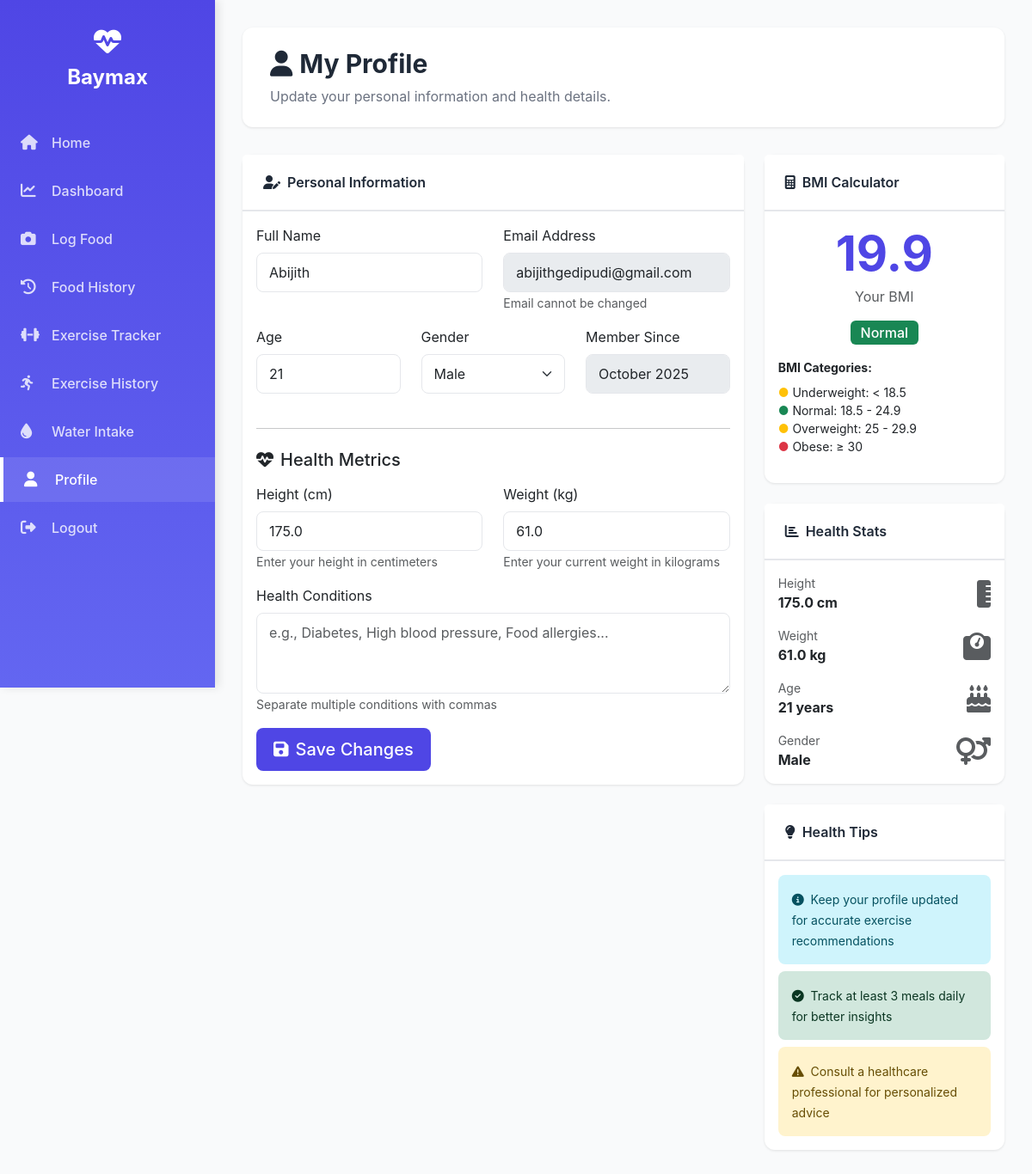
Screenshot of /profile (signed in) with the database file from the repository.
### app.py (models this page shows)
class User(UserMixin, db.Model):
    id = db.Column(db.Integer, primary_key=True)
    email = db.Column(db.String(150), unique=True, nullable=False)
    password_hash = db.Column(db.String(200), nullable=False)
    name = db.Column(db.String(150))
    height_cm = db.Column(db.Float, nullable=True)
    weight_kg = db.Column(db.Float, nullable=True)
    age = db.Column(db.Integer, nullable=True)
    gender = db.Column(db.String(20), nullable=True)
    conditions = db.Column(db.String(500), nullable=True)
    created_at = db.Column(db.DateTime, default=datetime.utcnow)

### app.py (the view, shortened to what this page needs)
@app.route('/profile', methods=['GET', 'POST'])
@login_required
def profile():
    return render_template('profile.html')

### app.py (called while the page is built)
@login_manager.user_loader
def load_user(user_id):
    return User.query.get(int(user_id))

### templates/profile.html (shortened to what this page needs)
{% extends "base.html" %}
{% block content %}
<div class="content-header">
    <h1><i class="fas fa-user me-2"></i>My Profile</h1>
    <p>Update your personal information and health details.</p>
</div>
<div class="row g-4">
    <div class="col-lg-8">
        <div class="card">
            <div class="card-header">
                <i class="fas fa-user-edit me-2"></i>Personal Information
            </div>
            <div class="card-body">
                <form method="post">
                    <div class="row">
                        <div class="col-md-6 mb-3">
                            <label class="form-label">Full Name</label>
                            <input type="text" name="name" class="form-control" value="{{ current_user.name or '' }}" placeholder="Enter your name">
                        </div>
                        <div class="col-md-6 mb-3">
                            <label class="form-label">Email Address</label>
                            <input type="email" class="form-control" value="{{ current_user.email }}" disabled>
                            <small class="text-muted">Email cannot be changed</small>
                        </div>
                    </div>
                    <div class="row">
                        <div class="col-md-4 mb-3">
                            <label class="form-label">Age</label>
                            <input type="number" name="age" class="form-control" value="{{ current_user.age or '' }}" placeholder="25">
                        </div>
                        <div class="col-md-4 mb-3">
                            <label class="form-label">Gender</label>
                            <select name="gender" class="form-select">
                                <option value="male" {% if current_user.gender == 'male' %}selected{% endif %}>Male</option>
                            </select>
                        </div>
                        <div class="col-md-4 mb-3">
                            <label class="form-label">Member Since</label>
                            <input type="text" class="form-control" value="{{ current_user.created_at.strftime('%B %Y') }}" disabled>
                        </div>
                    </div>
                    <hr class="my-4">
                    <h5 class="mb-3"><i class="fas fa-heartbeat me-2"></i>Health Metrics</h5>
                    <div class="row">
                        <div class="col-md-6 mb-3">
                            <label class="form-label">Height (cm)</label>
                            <input type="number" step="0.1" name="height_cm" class="form-control" value="{{ current_user.height_cm or '' }}" placeholder="170">
                            <small class="text-muted">Enter your height in centimeters</small>
                        </div>
                        <div class="col-md-6 mb-3">
                            <label class="form-label">Weight (kg)</label>
                            <input type="number" step="0.1" name="weight_kg" class="form-control" value="{{ current_user.weight_kg or '' }}" placeholder="70">
                            <small class="text-muted">Enter your current weight in kilograms</small>
                        </div>
                    </div>
                    <div class="mb-3">
                        <label class="form-label">Health Conditions</label>
                        <textarea name="conditions" class="form-control" rows="3" placeholder="e.g., Diabetes, High blood pressure, Food allergies...">{{ current_user.conditions or '' }}</textarea>
                        <small class="text-muted">Separate multiple conditions with commas</small>
                    </div>
                    <button type="submit" class="btn btn-primary btn-lg">
                        <i class="fas fa-save me-2"></i>Save Changes
                    </button>
                </form>
            </div>
        </div>
    </div>
    <div class="col-lg-4">
        <div class="card mb-4">
            <div class="card-header">
                <i class="fas fa-calculator me-2"></i>BMI Calculator
            </div>
            <div class="card-body">
                {% if current_user.height_cm and current_user.weight_kg %}
                    {% set height_m = current_user.height_cm / 100 %}
                    {% set bmi = current_user.weight_kg / (height_m * height_m) %}
                    <div class="text-center mb-3">
                        <h2 class="display-4 fw-bold mb-1" style="color: #4F46E5;">{{ bmi|round(1) }}</h2>
                        <p class="text-muted mb-0">Your BMI</p>
                    </div>
                    {% if bmi < 18.5 %}
                        {% set category = "Underweight" %}
                        {% set color = "warning" %}
                    {% elif bmi < 25 %}
                        {% set category = "Normal" %}
                        {% set color = "success" %}
                    {% elif bmi < 30 %}
                        {% set category = "Overweight" %}
                        {% set color = "warning" %}
                    {% else %}
                        {% set category = "Obese" %}
                        {% set color = "danger" %}
                    {% endif %}
                    <div class="text-center mb-3">
                        <span class="badge bg-{{ color }} fs-6">{{ category }}</span>
                    </div>
                    <div class="small">
                        <strong>BMI Categories:</strong>
                        <ul class="list-unstyled mt-2">
                            <li><span class="text-warning">●</span> Underweight: &lt; 18.5</li>
                            <li><span class="text-success">●</span> Normal: 18.5 - 24.9</li>
                            <li><span class="text-warning">●</span> Overweight: 25 - 29.9</li>
                            <li><span class="text-danger">●</span> Obese: ≥ 30</li>
                        </ul>
                    </div>
                {% else %}
                    <div class="text-center py-4">
                        <i class="fas fa-calculator fa-3x text-muted mb-3"></i>
                        <p class="text-muted">Enter your height and weight to calculate your BMI</p>
                    </div>
                {% endif %}
            </div>
        </div>
        <div class="card mb-4">
            <div class="card-header">
                <i class="fas fa-chart-bar me-2"></i>Health Stats
            </div>
            <div class="card-body">
                <div class="d-flex justify-content-between align-items-center mb-3">
                    <div>
                        <small class="text-muted d-block">Height</small>
                        <strong>{{ current_user.height_cm or '---' }} cm</strong>
                    </div>
                    <i class="fas fa-ruler-vertical fa-2x text-muted"></i>
                </div>
                <div class="d-flex justify-content-between align-items-center mb-3">
                    <div>
                        <small class="text-muted d-block">Weight</small>
                        <strong>{{ current_user.weight_kg or '---' }} kg</strong>
                    </div>
                    <i class="fas fa-weight fa-2x text-muted"></i>
                </div>
                <div class="d-flex justify-content-between align-items-center mb-3">
                    <div>
                        <small class="text-muted d-block">Age</small>
                        <strong>{{ current_user.age or '---' }} years</strong>
                    </div>
                    <i class="fas fa-birthday-cake fa-2x text-muted"></i>
                </div>
                <div class="d-flex justify-content-between align-items-center">
                    <div>
                        <small class="text-muted d-block">Gender</small>
                        <strong>{{ current_user.gender|title if current_user.gender else '---' }}</strong>
                    </div>
                    <i class="fas fa-venus-mars fa-2x text-muted"></i>
                </div>
            </div>
        </div>
        <div class="card">
            <div class="card-header">
                <i class="fas fa-lightbulb me-2"></i>Health Tips
            </div>
            <div class="card-body">
                <div class="alert alert-info mb-2">
                    <small><i class="fas fa-info-circle me-1"></i> Keep your profile updated for accurate exercise recommendations</small>
                </div>
                <div class="alert alert-success mb-2">
                    <small><i class="fas fa-check-circle me-1"></i> Track at least 3 meals daily for better insights</small>
                </div>
                <div class="alert alert-warning mb-0">
                    <small><i class="fas fa-exclamation-triangle me-1"></i> Consult a healthcare professional for personalized advice</small>
                </div>
            </div>
        </div>
    </div>
</div>
{% endblock %}

### templates/base.html (style rules this page uses)
:root { --sidebar-width: 250px; --primary-color: #4F46E5; --secondary-color: #10B981; --danger-color: #EF4444; --bg-light: #F9FAFB; --text-dark: #1F2937; --border-color: #E5E7EB; }
body { font-family: 'Inter', -apple-system, BlinkMacSystemFont, sans-serif; background-color: var(--bg-light); min-height: 100vh; margin: 0; padding: 0; }
.content-header { background: white; padding: 1.5rem 2rem; border-radius: 12px; margin-bottom: 2rem; box-shadow: 0 1px 3px rgba(0,0,0,0.1); }
.content-header h1 { margin: 0; color: var(--text-dark); font-size: 1.875rem; font-weight: 700; }
.content-header p { margin: 0.5rem 0 0 0; color: #6B7280; }
.card { border: none; border-radius: 12px; box-shadow: 0 1px 3px rgba(0,0,0,0.1); margin-bottom: 1.5rem; transition: transform 0.2s, box-shadow 0.2s; }
.card-header { background: white; border-bottom: 2px solid var(--border-color); padding: 1.25rem 1.5rem; font-weight: 600; color: var(--text-dark); }
.btn { border-radius: 8px; padding: 0.625rem 1.25rem; font-weight: 500; transition: all 0.2s; }
.btn-primary { background: var(--primary-color); border: none; }
.form-control, .form-select { border-radius: 8px; border: 1px solid var(--border-color); padding: 0.625rem 0.875rem; }
.alert { border-radius: 8px; border: none; }
.badge { padding: 0.375rem 0.75rem; border-radius: 6px; font-weight: 500; }

### rows the page displays
User: name "Abijith", email "abijithgedipudi@gmail.com", age "21", gender "Male", created_at "October 2025", height_cm "175.0", weight_kg "61.0"

### other values shown
{{ bmi|round(1) }} "19.9"
{{ category }} "Normal"
